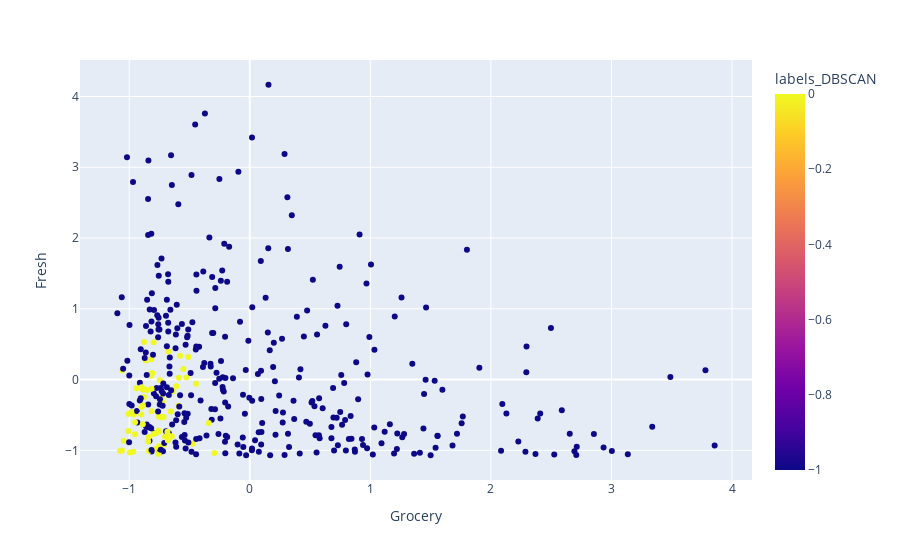

Notebook source saved alongside this figure:
### Markdown cell above
Visualize `Grocery` as X and `Fresh` as y by `labels` and `labels_DBSCAN` respectively

### Code cell
import plotly.express as px
fig = px.scatter(customers, x="Grocery", y="Fresh", color="labels_DBSCAN")
fig.show()

### Figure 1 — Plotly figure (JSON) as saved in the notebook; plotly's stock layout.template omitted (floating-point values rounded to 4 significant figures; data arrays with more than 128 entries replaced by an {"elided": "..."} marker saying what was removed)
{"data": [{"hoverlabel": {"namelength": 0}, "hovertemplate": "Grocery=%{x}<br>Fresh=%{y}<br>labels_DBSCAN=%{marker.color}", "legendgroup": "", "marker": {"color": {"elided": "395 int values"}, "coloraxis": "coloraxis", "symbol": "circle"}, "mode": "markers", "name": "", "showlegend": false, "type": "scatter", "x": {"elided": "395 float values"}, "xaxis": "x", "y": {"elided": "395 float values"}, "yaxis": "y"}], "layout": {"coloraxis": {"colorbar": {"title": {"text": "labels_DBSCAN"}}, "colorscale": [[0, "#0d0887"], [0.1111, "#46039f"], [0.2222, "#7201a8"], [0.3333, "#9c179e"], [0.4444, "#bd3786"], [0.5556, "#d8576b"], [0.6667, "#ed7953"], [0.7778, "#fb9f3a"], [0.8889, "#fdca26"], [1, "#f0f921"]]}, "legend": {"tracegroupgap": 0}, "margin": {"t": 60}, "xaxis": {"anchor": "y", "domain": [0, 1], "title": {"text": "Grocery"}}, "yaxis": {"anchor": "x", "domain": [0, 1], "title": {"text": "Fresh"}}}}
